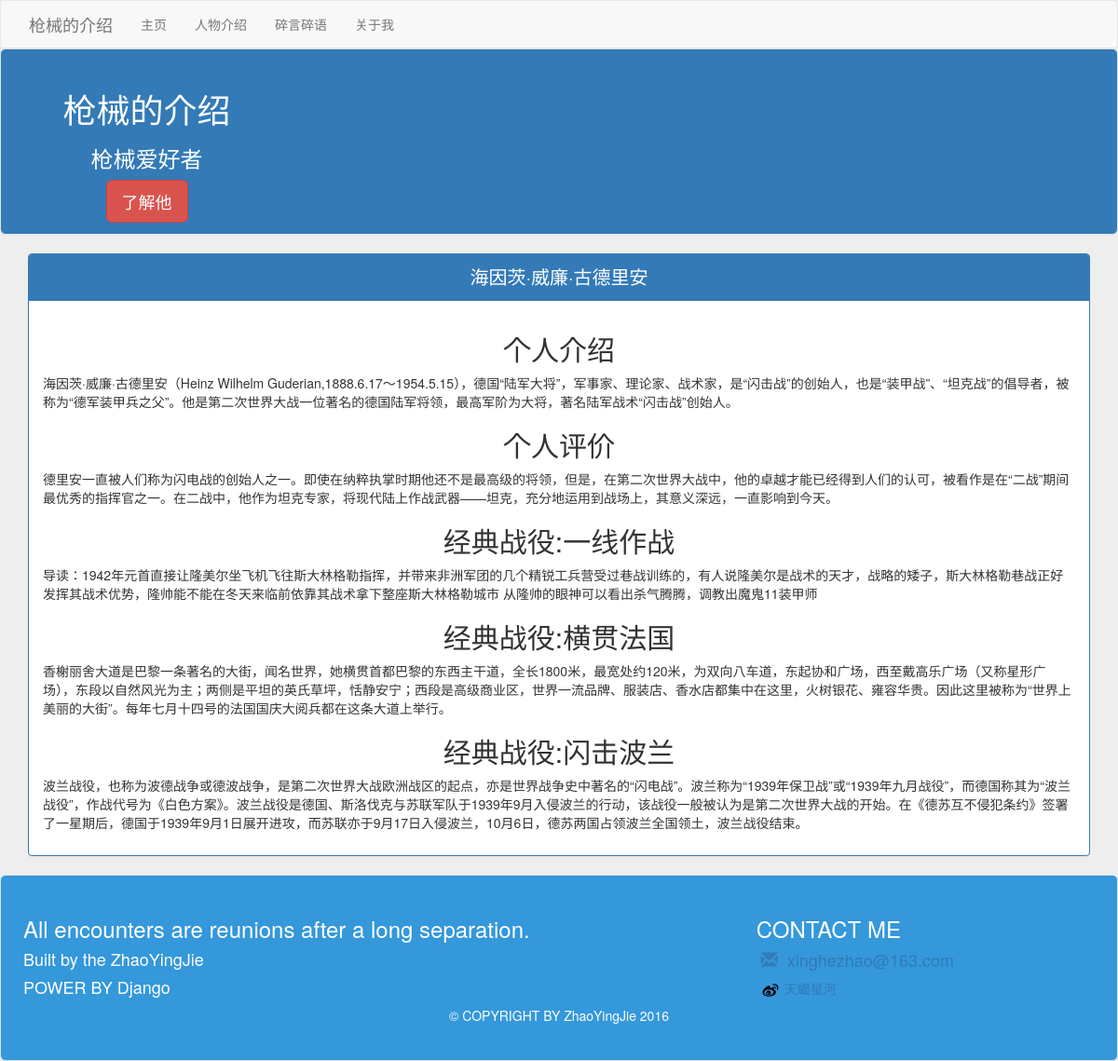
The page /person/2/ on the database its author committed.
### blog/models.py (models this page shows, shortened)
class Person(models.Model):
    name = models.CharField('姓名',max_length = 20,null=True)
    introduction = models.CharField('简介', max_length = 30, null=True)
    image = models.ImageField(null = True, blank = True, upload_to='images/%Y/%m/%d') #ull=True,数据库可以为空；blank=True，后台输入可以为空
    person = models.TextField('个人介绍',max_length = 300)
    achievements = models.ManyToManyField(Achievement)
    content = models.TextField('个人评价',max_length = 400)

class Achievement(models.Model):
    title = models.CharField('指挥战役', max_length = 20)
    created = models.DateTimeField(auto_now_add=True, null=True)
    content = models.TextField('战役简介', max_length = 500, null=True)

### blog/views.py (the view)
# urls.py: url(r'^person/(\d+)/$', person_detail, name='person_id'),
def person_detail(request,person_id):
    all_person= Person.objects.get(id = person_id)
    achievements = all_person.achievements.all()
    return render(request, 'blog_person_details.html', {
        'all_person':all_person,'achievements': achievements})

### blog/templates/blog_person_details.html
{% extends 'base.html' %}
{% block content %}
<div class="container" style = "margin-top: 20px;;">
    <div class="row">
        <div class="col-md-12">
            <div class="panel panel-primary">
                <div class="panel-heading">
                    <p style = "text-align:center;font-size:20px;" class="panel-title">{{ all_person.name }}</p>
                </div>
                <div class="panel-body">
                    <h2 style = "text-align:center">个人介绍</h2>
                    <p>{{ all_person.person }}</p>
                    <h2 style = "text-align:center">个人评价</h2>
                    <p>{{ all_person.content}}</p>
                    {% for achievement in achievements %}
                        <h2 style = "text-align:center;">经典战役:{{ achievement.title }}</h2>
                        <p>{{ achievement.content  }}</p>
                    {% endfor %}
                </div>
            </div>
        </div>
    </div>
</div>
{% endblock %}

### rows shown on the page
Person: name "海因茨·威廉·古德里安", person "海因茨·威廉·古德里安（Heinz Wilhelm Guderian,1888.6.17～1954.5.15），德国“陆军大将”，军事家、理论家、战术家，是“闪击战”的创始人，也是“装甲战”、“坦克战”的倡导者，被称为“德军装甲兵之父”。他是第二次世界大战一位著名的德国陆军将领，最高军阶为大将，著名陆军战术“闪击战”创始人。", content "德里安一直被人们称为闪电战的创始人之一。即使在纳粹执掌时期他还不是最高级的将领，但是，在第二次世界大战中，他的卓越才能已经得到人们的认可，被看作是在“二战”期间最优秀的指挥官之一。在二战中，他作为坦克专家，将现代陆上作战武器——坦克，充分地运用到战场上，其意义深远，一直影响到今天。"
Achievement: title "一线作战", content "导读：1942年元首直接让隆美尔坐飞机飞往斯大林格勒指挥，并带来非洲军团的几个精锐工兵营受过巷战训练的，有人说隆美尔是战术的天才，战略的矮子，斯大林格勒巷战正好发挥其战术优势，隆帅能不能在冬天来临前依靠其战术拿下整座斯大林格勒城市 从隆帅的眼神可以看出杀气腾腾，调教出魔鬼11装甲师"
Achievement: title "横贯法国", content "香榭丽舍大道是巴黎一条著名的大街，闻名世界，她横贯首都巴黎的东西主干道，全长1800米，最宽处约120米，为双向八车道，东起协和广场，西至戴高乐广场（又称星形广场），东段以自然风光为主；两侧是平坦的英氏草坪，恬静安宁；西段是高级商业区，世界一流品牌、服装店、香水店都集中在这里，火树银花、雍容华贵。因此这里被称为“世界上美丽的大街”。每年七月十四号的法国国庆大阅兵都在这条大道上举行。"
Achievement: title "闪击波兰", content "波兰战役，也称为波德战争或德波战争，是第二次世界大战欧洲战区的起点，亦是世界战争史中著名的“闪电战”。波兰称为“1939年保卫战”或“1939年九月战役”，而德国称其为“波兰战役”，作战代号为《白色方案》。波兰战役是德国、斯洛伐克与苏联军队于1939年9月入侵波兰的行动，该战役一般被认为是第二次世界大战的开始。在《德苏互不侵犯条约》签署了一星期后，德国于1939年9月1日展开进攻，而苏联亦于9月17日入侵波兰，10月6日，德苏两国占领波兰全国领土，波兰战役结束。"
